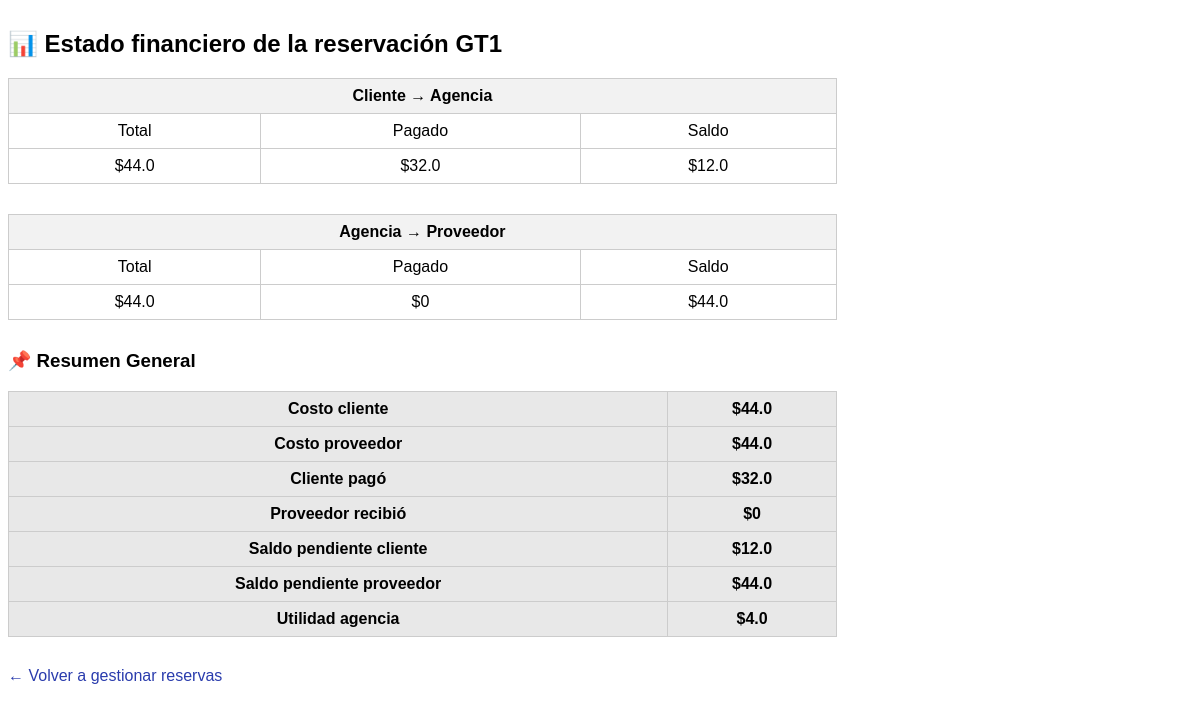
Screenshot of /estado_financiero/1 (signed in) with the database file from the repository.
### tables this page shows
CREATE TABLE reservaciones (
    id INTEGER PRIMARY KEY AUTOINCREMENT,
    fecha_creacion TEXT,
    cliente_id INTEGER,
    tipo_reservacion TEXT,
    descripcion TEXT,
    proveedor TEXT,
    costo_cliente REAL,
    costo_proveedor REAL,
    utilidad REAL,
    estatus TEXT
, producto_reservado TEXT, devolucion_cliente REAL DEFAULT 0, saldo_a_favor REAL DEFAULT 0, penalidad_proveedor REAL DEFAULT 0, penalidad_agencia REAL DEFAULT 0);

### app.py (the view)
@app.route("/estado_financiero/<int:reservacion_id>")
def estado_financiero_reservacion(reservacion_id):
    if "usuario" not in session:
        return redirect(url_for("login"))
    conn = get_db()
    conn.row_factory = sqlite3.Row
    cursor = conn.cursor()
    cursor.execute("SELECT * FROM reservaciones WHERE id = ?", (reservacion_id,))
    r = cursor.fetchone()
    if not r:
        return "❌ Reservación no encontrada", 404
    cursor.execute("""
        SELECT
            COALESCE(SUM(CASE WHEN tipo_pago = 'cliente_agencia' THEN monto END), 0) AS pagado_cliente,
            COALESCE(SUM(CASE WHEN tipo_pago = 'agencia_proveedor' THEN monto END), 0) AS pagado_proveedor,
            COALESCE(SUM(CASE WHEN tipo_pago = 'proveedor_agencia' THEN monto END), 0) AS devuelto_proveedor,
            COALESCE(SUM(CASE WHEN tipo_pago = 'agencia_cliente' THEN monto END), 0) AS devuelto_cliente
        FROM pagos WHERE reservacion_id = ?
    """, (reservacion_id,))
    pagos = cursor.fetchone()
    estado = {
        "total_cliente": r["costo_cliente"],
        "total_proveedor": r["costo_proveedor"],
        "pagado_cliente": pagos["pagado_cliente"],
        "pagado_proveedor": pagos["pagado_proveedor"],
        "devolucion_cliente": r["devolucion_cliente"],
        "saldo_a_favor": r["saldo_a_favor"],
        "penalidad_proveedor": r["penalidad_proveedor"],
        "penalidad_agencia": r["penalidad_agencia"],
        "utilidad": r["utilidad"],
        "estatus": r["estatus"]
    }
    conn.close()
    return render_template("estado_financiero_reservacion.html", estado=estado, reservacion_id=reservacion_id)

### app.py (called while the page is built)
def get_db():
    conn = sqlite3.connect("agencia.db")
    conn.row_factory = sqlite3.Row
    return conn

### templates/estado_financiero_reservacion.html (shortened to what this page needs)
<!DOCTYPE html>
<html lang="es">
<head>
</head>
<body>
<h2>📊 Estado financiero de la reservación GT{{ reservacion_id }}</h2>
<table>
<tr><th colspan="3">Cliente → Agencia</th></tr>
<tr>
    <td>Total</td>
    <td>Pagado</td>
    <td>Saldo</td>
</tr>
<tr>
    <td>${{ estado.total_cliente }}</td>
    <td>${{ estado.pagado_cliente }}</td>
    <td>${{ estado.total_cliente - estado.pagado_cliente }}</td>
</tr>
</table>
<table>
<tr><th colspan="3">Agencia → Proveedor</th></tr>
<tr>
    <td>Total</td>
    <td>Pagado</td>
    <td>Saldo</td>
</tr>
<tr>
    <td>${{ estado.total_proveedor }}</td>
    <td>${{ estado.pagado_proveedor }}</td>
    <td>${{ estado.total_proveedor - estado.pagado_proveedor }}</td>
</tr>
</table>
<h3>📌 Resumen General</h3>
<table>
  {% if estado.estatus == 'cancelada' %}
    <tr class="resumen"><td><strong>Costo original cliente</strong></td><td>${{ estado.total_cliente }}</td></tr>
    <tr class="resumen"><td><strong>Costo original proveedor</strong></td><td>${{ estado.total_proveedor }}</td></tr>
  {% else %}
    <tr class="resumen"><td><strong>Costo cliente</strong></td><td>${{ estado.total_cliente }}</td></tr>
    <tr class="resumen"><td><strong>Costo proveedor</strong></td><td>${{ estado.total_proveedor }}</td></tr>
  {% endif %}
  <tr class="resumen"><td><strong>Cliente pagó</strong></td><td>${{ estado.pagado_cliente }}</td></tr>
  <tr class="resumen"><td><strong>Proveedor recibió</strong></td><td>${{ estado.pagado_proveedor }}</td></tr>
  {% if estado.estatus == 'cancelada' %}
    <tr class="resumen"><td><strong>Devolución al cliente</strong></td><td>${{ estado.devolucion_cliente or 0 }}</td></tr>
    <tr class="resumen"><td><strong>Saldo a favor del cliente</strong></td><td>${{ estado.saldo_a_favor or 0 }}</td></tr>
    <tr class="resumen"><td><strong>Penalidad Proveedor</strong></td><td>${{ estado.penalidad_proveedor or 0 }}</td></tr>
    <tr class="resumen"><td><strong>Penalidad Agencia</strong></td><td>${{ estado.penalidad_agencia or 0 }}</td></tr>
  {% else %}
    <tr class="resumen"><td><strong>Saldo pendiente cliente</strong></td>
      <td>${{ estado.total_cliente - estado.pagado_cliente }}</td></tr>
    <tr class="resumen"><td><strong>Saldo pendiente proveedor</strong></td>
      <td>${{ estado.total_proveedor - estado.pagado_proveedor }}</td></tr>
  {% endif %}
  <tr class="resumen"><td><strong>Utilidad agencia</strong></td><td>${{ estado.utilidad or 0 }}</td></tr>
</table>
<a href="{{ url_for('gestionar_reservas') }}">← Volver a gestionar reservas</a>
</body>
</html>

### templates/estado_financiero_reservacion.html (style rules this page uses)
body { font-family: Arial, sans-serif; }
table { border-collapse: collapse; width: 70%; margin-bottom: 30px; }
th, td { border: 1px solid #ccc; padding: 8px; text-align: center; }
th { background-color: #f2f2f2; }
h2 { margin-top: 30px; }
.resumen { background-color: #e8e8e8; font-weight: bold; }
a { text-decoration: none; color: #2a3cad; }

### rows the page displays
reservaciones: total_cliente "44.0", estado.total_cliente-estado.pagado_cliente "12.0", total_proveedor "44.0", estado.total_proveedor-estado.pagado_proveedor "44.0", utilidad "4.0"

### other values shown
{{ reservacion_id }} "1"
{{ estado.pagado_cliente }} "32.0"
{{ estado.pagado_proveedor }} "0"
